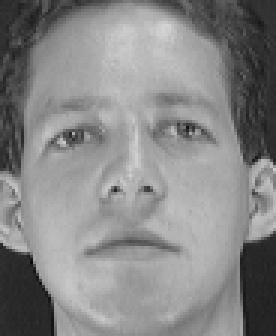
#> input picture Homework1/part2/data/s1/7.pgm, 92 x 112 px (shown 3 times larger); its folder holds 3 pictures in this run
$ jupyter execute --allow-errors answer.ipynb   (shell and % lines are left out)
#> lines starting #> are read from the running program, lines starting #| are printed output that depends on the picture
# 使用PCA对人脸图片进行处理

此部分作业要求使用PCA技术对给定的人脸数据集进行处理，你需要在该文件中完成你的代码，并输出结果。

本次使用到的人脸数据集是 ORL人脸数据集，共包含40个不同人的400张图像。此数据集下包含40个目录，每个目录下有10张图像，每个目录表示一个不同的人。所有的图像是以PGM格式存储，灰度图，图像大小宽度为92，高度为112。

数据集中部分图像示例：

在本次作业中，你需要**按顺序**完成以下内容并且在该文件中**保留要求**的输出结果：

1. 将数据集划分为80%的训练集，20%的测试集，在训练集上使用PCA将特征维度降为100，即得到100个特征和其对应的特征向量，并使用训练得到的PCA将测试集维度也压缩到100，**输出：压缩后的训练集维度和测试集维度、经过PCA得到的特征向量维度**。

2. 得到100个特征向量后，**使用这些向量重建特征脸并输出**。示例：


3. 使用这100个特征和对应的特征向量，自行在训练集和测试集中**分别**选择**5张**人脸图片进行人脸重建并**输出对比图**。示例：


4. **输出**降维后**每个**新特征向量所占的信息量占原始数据总信息量的百分比，以及所有返回特征所携带的**信息量总和**是原始数据的多少；

5. **画出**特征个数和所携带信息数的曲线图，此处特征数**上限设置为150**，此处以150为示例：


6.  保留特征数为150，得到的训练集每次保留前（n=n+1，n初值为1）个特征，分别训练一个KNN分类器，KNN分类器的参数*n_neighbors*为3，观察并验证测试集在使用其前n个特征时KNN分类的准确率。**注意：此处仅进行一次PCA**,输出：不同的特征保留数和准确率的曲线图。此处以*n_neighbors=5*为示例：


   **本次作业严禁抄袭，一经发现严肃处理**

#  附加题

若感兴趣，可以自行拍摄自己或舍友的人脸照片、或者其他较为简单且特征明显的数据集进行PCA操作。

[cell 1]
# 本次作业你可能需要用到的包和函数

# 导入所需模块
import matplotlib.pyplot as plt
import numpy as np
import os
import cv2

from sklearn.decomposition import PCA
from sklearn.model_selection import train_test_split
from sklearn.neighbors import KNeighborsClassifier

# plt显示灰度图片
# [4 lines left out: function plt_show, not called in this run]

# 读取一个文件夹下的所有图片，输入参数是文件名，返回文件地址列表
def read_directory(directory_name):
    faces_addr = []
    for filename in os.listdir(directory_name):
        faces_addr.append(directory_name + "/" + filename)
    return faces_addr

[cell 2]
import random

def prepare_train_test():
    input_directories = read_directory("./data")
    input_files, input_labels, input_ids = [], [], []
    for input_directory in input_directories:
        files = os.listdir(input_directory)
        input_files += [os.path.join(input_directory, file) for file in files]
        input_labels += [int(input_directory.split('s')[-1])] * len(files)
        input_ids += [ids + 1 for ids in range(len(files))]
    assert len(input_files) == len(input_labels)
    dataset = [(file, label, id) for file, label, id in zip(input_files, input_labels, input_ids)]
    random.shuffle(dataset)
    train_len = round(len(dataset) * 0.8)
    train_dataset = dataset[:train_len]
    test_dataset = dataset[train_len:]
    train_input = np.array([cv2.imread(item[0], cv2.IMREAD_GRAYSCALE).reshape(-1) for item in train_dataset])
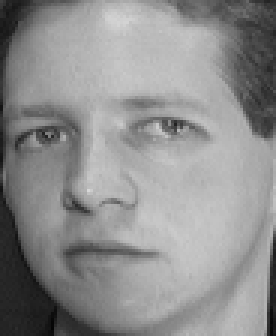
#> input picture Homework1/part2/data/s1/4.pgm, 92 x 112 px (shown 3 times larger)
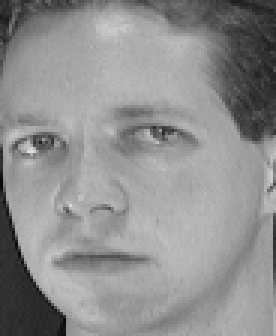
#> input picture Homework1/part2/data/s1/6.pgm, 92 x 112 px (shown 3 times larger)
    train_labels = np.array([item[1] for item in train_dataset])
    train_ids = np.array([item[2] for item in train_dataset])
    test_input = np.array([cv2.imread(item[0], cv2.IMREAD_GRAYSCALE).reshape(-1) for item in test_dataset])
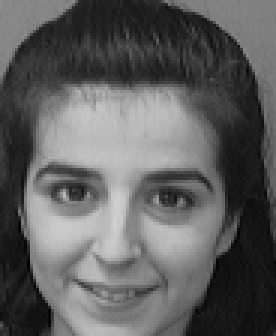
#> input picture Homework1/part2/data/s10/1.pgm, 92 x 112 px (shown 3 times larger)
#> `train_input, train_labels, train_ids, test_input, test_labels, test_id..`: train_labels = [1, 1, 1]; train_ids = [3, 1, 2]; test_labels = [10]; test_ids = [1]
    test_labels = np.array([item[1] for item in test_dataset])
    test_ids = np.array([item[2] for item in test_dataset])
    return train_input, train_labels, train_ids, test_input, test_labels, test_ids

# [64 lines left out: functions save_picture, show_rubuild, show_comparison, curve_show, show_info_curve, train_knn, not called in this run]


#> (the rest of this cell did not finish here and is left out)
